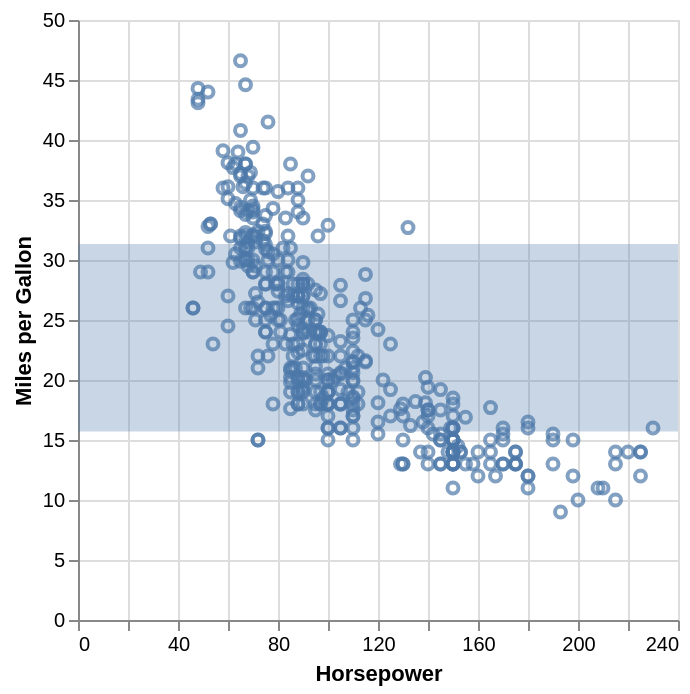

This figure's Vega-Lite source:
### Vega-Lite specification from a JSON file in a GitHub repository (floating-point values rounded to 4 significant figures; data arrays with more than 128 entries replaced by an {"elided": "..."} marker saying what was removed)
{"$schema": "https://vega.github.io/schema/vega-lite/v4.json", "data": {"values": {"elided": "406 records"}}, "layer": [{"mark": "point", "encoding": {"x": {"field": "Horsepower", "type": "quantitative"}, "y": {"field": "Miles_per_Gallon", "type": "quantitative"}}}, {"mark": {"type": "errorband", "extent": "stdev"}, "encoding": {"y": {"field": "Miles_per_Gallon", "type": "quantitative", "title": "Miles per Gallon"}}}]}
